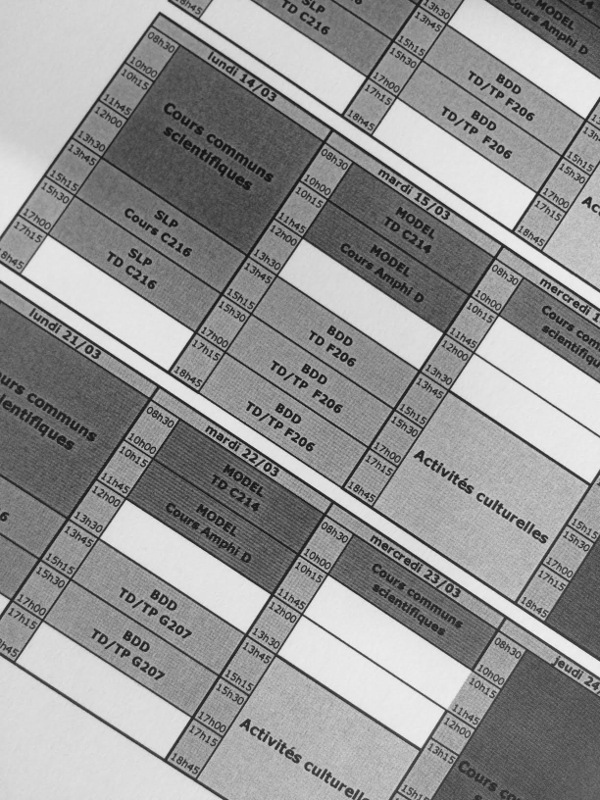
#> input picture Partiel/exo2/feuille1.png, 600 x 800 px
$ python exo2_q3.py   (Python 2 division)   (older library calls are emulated)
#> lines starting #> are read from the running program, lines starting #| are printed output that depends on the picture
### common/strel.py
__author__ = 'chaussard'

import numpy as np
from operator import itemgetter
import math

#Fonction permettant de construire un element structurant
#Il faut choisir le type (disque, carre, diamant, ligne)
#Puis le parametre de taille et, dans le cas de la ligne, le parametre d'angle
#L'element structurant est donne sous forme de liste de coordonnees
def build_as_list(type, size, angle):
    if (type  == 'disque'):
        Strel = [] #Le resultat sera une liste de coordonnees
        #On parcourt tous les pixels entre -size et size pour tester si le disque passerait par le pixel : si oui, on l'allume
        for x in range(-((np.int)(size))-1,((np.int)(size))+2):
            for y in range(-((np.int)(size))-1,((np.int)(size))+2):
                if( (abs(x)-0.5)*(abs(x)-0.5) + (abs(y)-0.5)*(abs(y)-0.5) <= size*size ):
                    Strel.append((y,x))

    elif (type == 'carre'):
        #On place dans le resultat toutes les coordonnees entre -size et size inclus
        Strel = [(y,x) for x in range(-size, size+1) for y in range(-size, size+1)]

    elif (type == 'diamant'):
        #On parcourt ligne par ligne pour ajouter les segments qu'il faut
        Strel = [(i,j) for i in range(-size,size+1) for j in range(-size+abs(i), size-abs(i)+1)]


    elif (type == 'ligne'):
        Strel = []
        #Une ligne
        d=size
        a=angle

        #On place l'angle dans un intervalle entre 90 et -90
        while (a > 90):
            a = a - 180
        while (a < -90):
            a = a + 180
        #Si l'angle est superieur a 45deg, on retire 90def et on tournera le resultat obtenu...
        rot=0
        if (a>45):
            a = a-90
            rot=1
        elif (a<-45):
            a = a+90
            rot=3;
        #Conversion de l'angle en radian
        a=a*math.pi/180
        #Petite conversion pour ramener l'angle par rapport au coin inferieur gauche de l'ecran
        a=-a

        #Calcul de la taille de l'element structurant en fonction de d
        lx = int(math.ceil(d/math.sqrt(1+math.tan(a)*math.tan(a))))
        if(lx==0):
            lx = 1
        ly = int(math.ceil(d*math.tan(abs(a))/math.sqrt(1+math.tan(a)*math.tan(a))))
        if(ly==0):
            ly = 1

        #Allocation du resultat
        Strel = []

        #Algo de Bresenham
        for x in range(-lx,lx+1):
            y = math.tan(a)*x;
            Strel.append((int(round(y)), x))

        #Si nous devons tourner le resultat...
        if(rot>0):
            #La rotation s'effectue avec une transposee puis un flip horizontal
            for i in range(0, len(Strel)):
                Strel[i] = (-Strel[i][1], Strel[i][0])

    else:
        assert(False), type+" n'est pas un nom d'element structurant valide pour cette fonction."


    return Strel


#Fonction permettant de construire un element structurant
#Il faut choisir le type (disque, carre, diamant, ligne)
#Puis le parametre de taille et, dans le cas de la ligne, le parametre d'angle
#L'element structurant est donne sous forme d'une image
def build(type, size, angle=0):
	return toImage(build_as_list(type, size, angle))


#Fonction permettant de construire une image a partir d'une liste de points d'un element structurant
def toImage(Strel):
    if len(Strel) == 0:
        assert (False), "L element structurant donne en parametre est vide (trop petit)."

    #On recupere les plus grandes et petites coordonnees de l'element structurant
    max_i = max(Strel, key=itemgetter(0))[0]
    min_i = min(Strel, key=itemgetter(0))[0]
    max_j = max(Strel, key=itemgetter(1))[1]
    min_j = min(Strel, key=itemgetter(1))[1]


    #On alloue l'image de sortie
    Im = np.zeros([max_i-min_i+1, max_j-min_j+1, 1], np.uint8)

    for (i,j) in Strel:
        Im[i+abs(min_i), j+abs(min_j)] = 255

    return Im

### common/morpho.py
import cv2
import numpy

def erosion(img, el):
    return cv2.erode(img, el)

def dilatation(img, el):
    return cv2.dilate(img, el)

def gradient(img, el):
    return dilatation(img, el) - erosion(img, el)

def ouverture(img, el):
    return dilatation(erosion(img, el), el)

def fermeture(img, el):
    return erosion(dilatation(img, el), el)

def dilatation_conditionnelle(img, m, el):
    return numpy.minimum(img, dilatation(m, el))

def erosion_conditionnelle(img, m, el):
    return numpy.maximum(img, erosion(m, el))

# [25 lines left out: functions reconstruction_inferieure, reconstruction_superieure, ouverture_reconstruction, not called in this run]

def fermeture_reconstruction(im, el_fe, el_r):
    op = fermeture(im, el_fe)
    return reconstruction_superieure(im, op, el_r)

# [13 lines of commented-out code are left out]

# [26 lines left out: function ligne_des_eaux, not called in this run]

### common/utils.py
import cv2
import numpy as np

def seuil(img, seuil):
    img[img < seuil] = 0
    img[img >= seuil] = 255
    return img

def afficher(im, titre):
    cv2.imshow(titre, im)
    cv2.waitKey(0)


# La fonction de callback de la souris
# Le premier parametre decrit l'evenement de la souris qui a appele la fonction, les deux suivants donnent les coordonnes ou cet evenement a eu lieu, et le quatrieme decrit l'etat de la souris lors de l'evenement (bouton appuye, relache, etc...)
# Ces parametres sont toujours obligatoires pour cette fonction
# Le cinquieme parametre est personnalisable selon les cas
# Ici, c'est une liste avec en premier, l'image que l'on affiche et dont on va changer des couleurs de pixel
# Ensuite, trois valeurs pour specifier de quelle couleur on souhaite colorier les pixels
# Le dernier parametre est une liste de retour qui stockera les coordonnees des pixels cliques
# [28 lines left out: functions click_and_keep, afficher_et_cliquer_image, not called in this run]

### Partiel/exo2_q3.py
import cv2
import numpy
from common import morpho, strel, utils


def seuil_otsu(im):
    var_min = numpy.var(im)*len(im[im>=0])
    best_seuil=0

    for s in range(1, 255):
        #Groupe 1 : pixels <s
        card_G1 = len(im[im<s])
        card_G2 = len(im[im>=s])


        if(card_G1 >0 and card_G2>0):
            var_G1 = numpy.var(im[im<s])
            var_G2 = numpy.var(im[im>=s])


            var_intra = card_G1*var_G1 + card_G2*var_G2

            if(var_intra < var_min):
                var_min = var_intra
                best_seuil = s

    return best_seuil


# Image de base
img = cv2.imread('./exo2/feuille1.png', cv2.IMREAD_COLOR)
#> img is the input picture: shape (800, 600, 3); min 13, max 241, mean 147.8
cv2.imshow('img', img)

el = strel.build('disque', 4)

# image avec seulement le canal 1
img_c1 = img[:, :, 1]
cv2.imshow('img_c1', img_c1)

#On fait une fermeture pour recuperer le fond
ferm = morpho.fermeture(img_c1, el)
#> in dilatation, `return cv2.dilate(img, el)`:
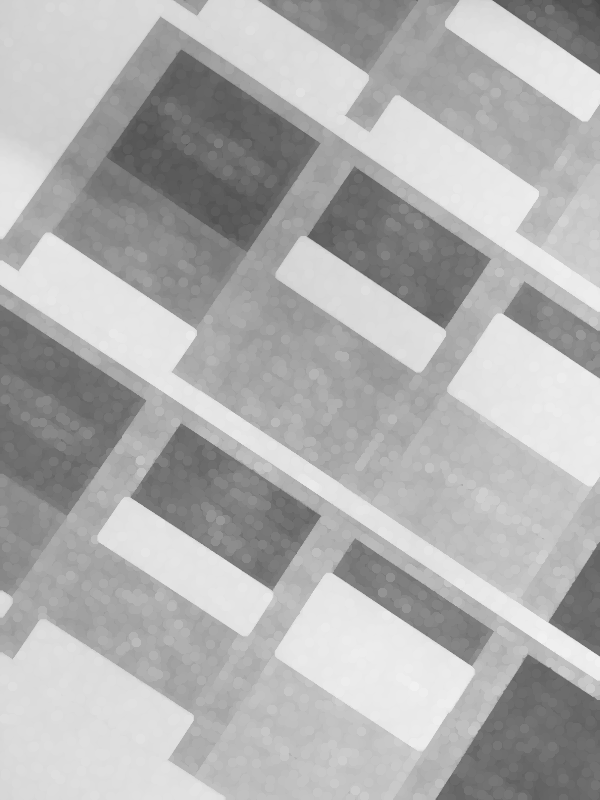
#> returned value: shape (800, 600); min 71, max 241, mean 176.1
#> in erosion, `return cv2.erode(img, el)`:
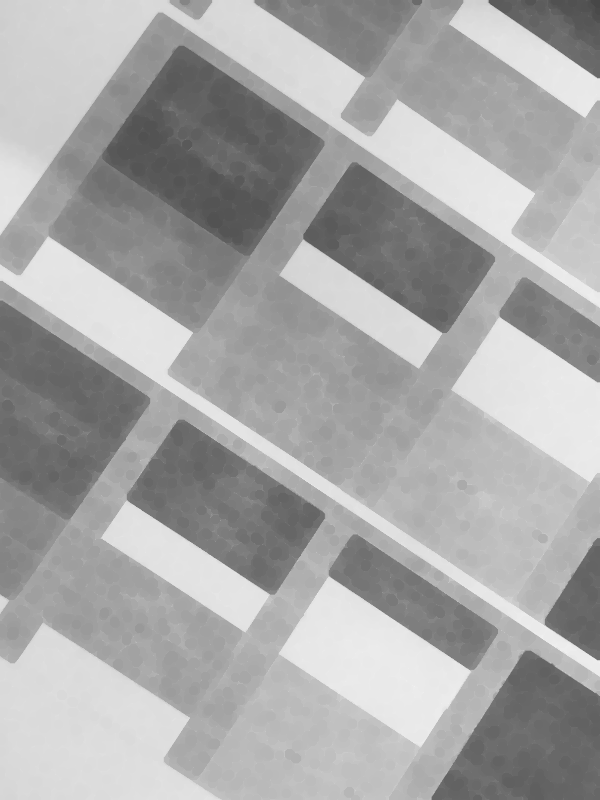
#> returned value: shape (800, 600); min 71, max 241, mean 167.6
cv2.imshow('Fond', ferm)

#On retire le fond de l'image
img_sans_fond = ferm - img_c1
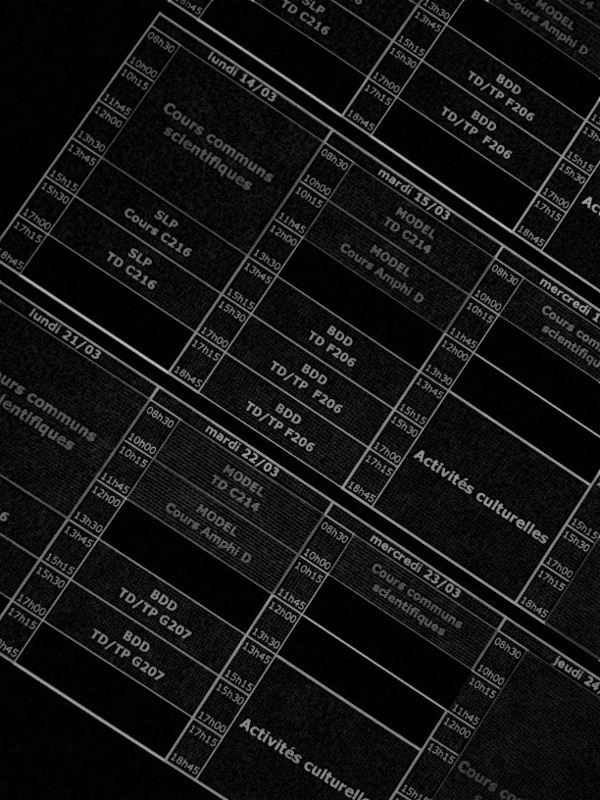
#> img_sans_fond: shape (800, 600); min 0, max 195, mean 19.9
cv2.imshow('img_sans_fond', img_sans_fond)


# On cherche le seuil optimal
seuil_opti = seuil_otsu(img_sans_fond)
#> in seuil_otsu, `var_min = numpy.var(im)*len(im[im>=0])`: var_min = 465104140.8
#> the loop in seuil_otsu, `for s in range(1, 255):` made 254 passes
#> (card_G1, card_G2, var_G1, var_G2, var_intra, var_min) on passes 1 to 12: (65810, 414190, 0, 1050.3, 435042335.2, 435042335.2), (111179, 368821, 0.242, 1112.6, 410391090.8, 410391090.8), (147673, 332327, 0.653, 1166.3, 387681773.7, 387681773.7), (170345, 309655, 1.12, 1201.3, 372177844.1, 372177844.1), (186240, 293760, 1.69, 1227.2, 360822485.9, 360822485.9), (200092, 279908, 2.43, 1251.2, 350716759.6, 350716759.6), (213508, 266492, 3.42, 1275.9, 340759744.9, 340759744.9), (227260, 252740, 4.71, 1302.7, 330324109.1, 330324109.1), (240857, 239143, 6.25, 1330.6, 319697707.7, 319697707.7), (254643, 225357, 8.07, 1359.9, 308513060.6, 308513060.6), (267942, 212058, 10.07, 1388.9, 297227377.5, 297227377.5), (280874, 199126, 12.27, 1417.4, 285682885.4, 285682885.4)
#> (card_G1, card_G2, var_G1, var_G2, var_intra) on passes 54 to 59: (423455, 56545, 112.2, 772.4, 91194370), (424152, 55848, 115.3, 759.5, 91304137.7), (424845, 55155, 118.4, 746.9, 91498546.5), (425548, 54452, 121.7, 734.3, 91782870.3), (426227, 53773, 125.1, 722.2, 92142699.1), (426913, 53087, 128.6, 710.3, 92593492.9)
#> after the loop in seuil_otsu, `for s in range(1, 255):`: best_seuil = 53; var_min = 91169625.3
#> seuil_opti = 53

#On applique un seuil pour faire ressortir le texte
img_seuil = utils.seuil(img_sans_fond, seuil_opti)
#> in seuil, `img[img < seuil] = 0`:
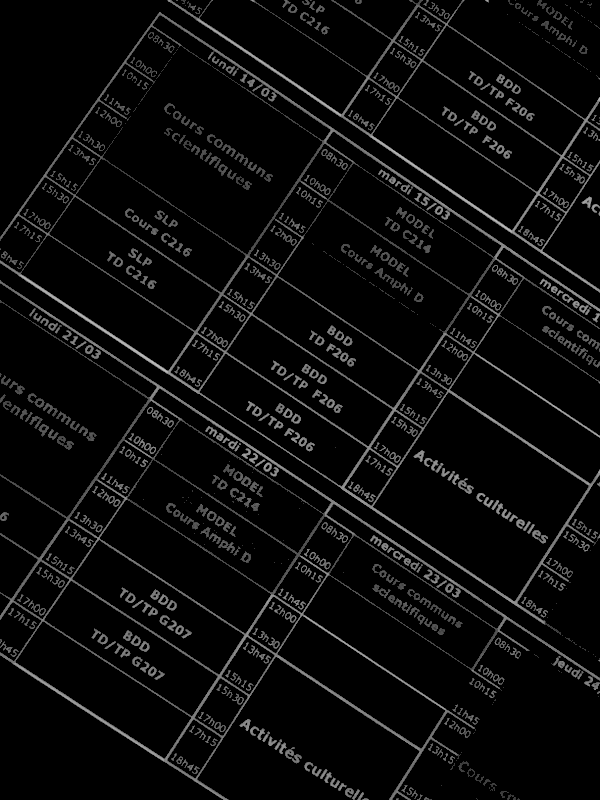
#> img: shape (800, 600); min 0, max 195, mean 11.4
#> in seuil, `img[img >= seuil] = 255`:
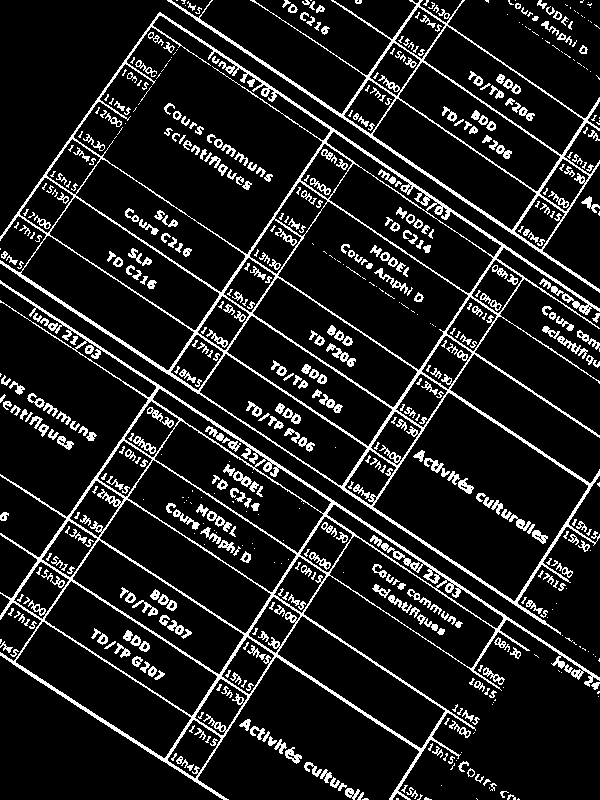
#> img: shape (800, 600); 11.9% white in thin lines or dots
cv2.imshow('img_seuil', img_seuil)

el = strel.build('ligne', 40, -90)
max = numpy.sum(morpho.ouverture(img_seuil, el))
#> in erosion (call 2), `return cv2.erode(img, el)`: returned value: shape (800, 600); every value is 0
#> max = 0
angle = -90
for a in range (-90, 90, 1):
    el = strel.build('ligne', 40, a)
    g = morpho.ouverture(img_seuil, el)
    if (numpy.sum(g) > max) :
        max = numpy.sum(g)
        angle = a
#> this loop made 180 passes
#> max on passes 54 to 57: 53805, 391425, 2702745, 4513755
#> after the loop, angle = -34; max = 4513755

print "Angle :", angle
#| Angle : -34

cv2.waitKey(0)

$ run again, with Partiel/exo2/feuille2.png copied over Partiel/exo2/feuille1.png
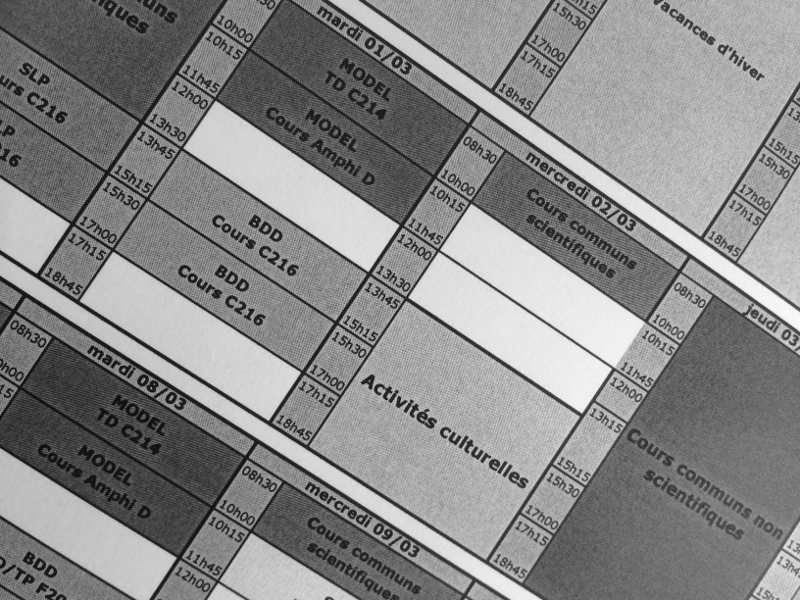
#> input picture Partiel/exo2/feuille2.png, 800 x 600 px
#> img is the input picture: shape (600, 800, 3); min 9, max 250, mean 135.7
#> `img_sans_fond = ferm - img_c1`:
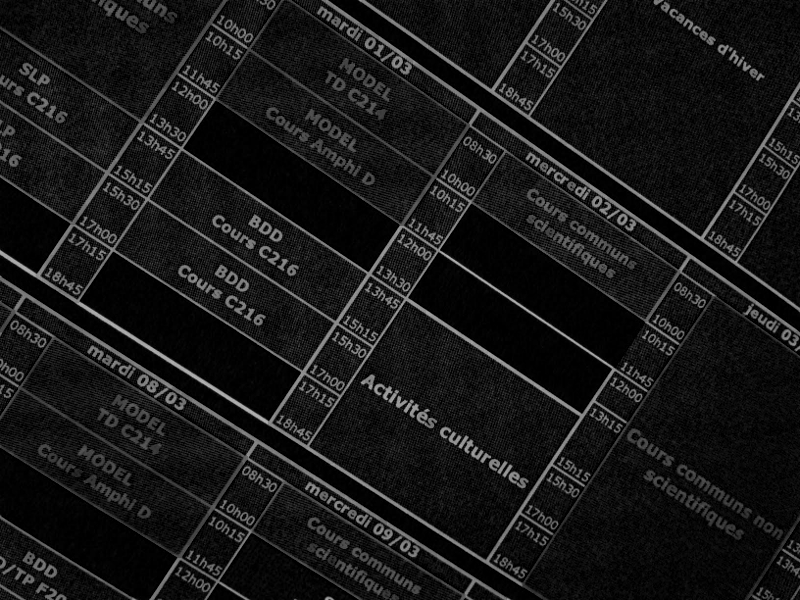
#> img_sans_fond: shape (600, 800); min 0, max 181, mean 23.6
#> in seuil_otsu, `var_min = numpy.var(im)*len(im[im>=0])`: var_min = 473811260.4
#> the loop in seuil_otsu, `for s in range(1, 255):` made 254 passes
#> (card_G1, card_G2, var_G1, var_G2, var_intra, var_min) on passes 1 to 8: (49306, 430694, 0, 1028.9, 443127310.2, 443127310.2), (75119, 404881, 0.226, 1050.9, 425518825, 425518825), (99406, 380594, 0.677, 1072.3, 408169544.6, 408169544.6), (118068, 361932, 1.24, 1089.2, 394356785.2, 394356785.2), (132780, 347220, 1.93, 1103.2, 383304647.5, 383304647.5), (145541, 334459, 2.79, 1116.1, 373708397.2, 373708397.2), (157800, 322200, 3.87, 1129.5, 364528962, 364528962), (170227, 309773, 5.23, 1143.9, 355253305.4, 355253305.4)
#> after the loop in seuil_otsu, `for s in range(1, 255):`: best_seuil = 57; var_min = 110564583.2
#> seuil_opti = 57
#> in seuil, `img[img >= seuil] = 255`:
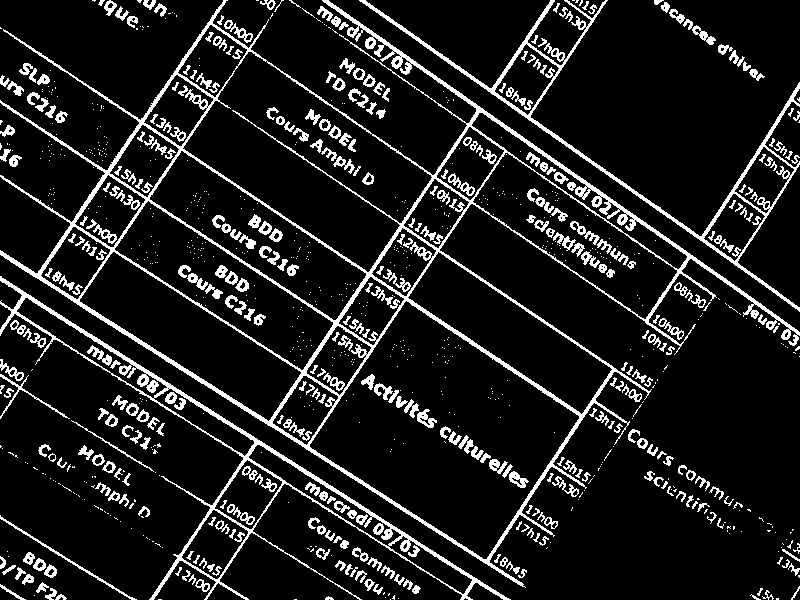
#> img: shape (600, 800); 11.7% white in thin lines or dots
#> `max = numpy.sum(morpho.ouverture(img_seuil, el))`: max = 0
#> the loop `for a in range (-90, 90, 1):` made 180 passes
#> max on passes 51 to 57: 27540, 69105, 142800, 1099050, 1311720, 2895270, 3818625
#> after the loop `for a in range (-90, 90, 1):`: angle = -34; max = 3818625
#| Angle : -34

$ run again, with Partiel/exo2/feuille3.png copied over Partiel/exo2/feuille1.png
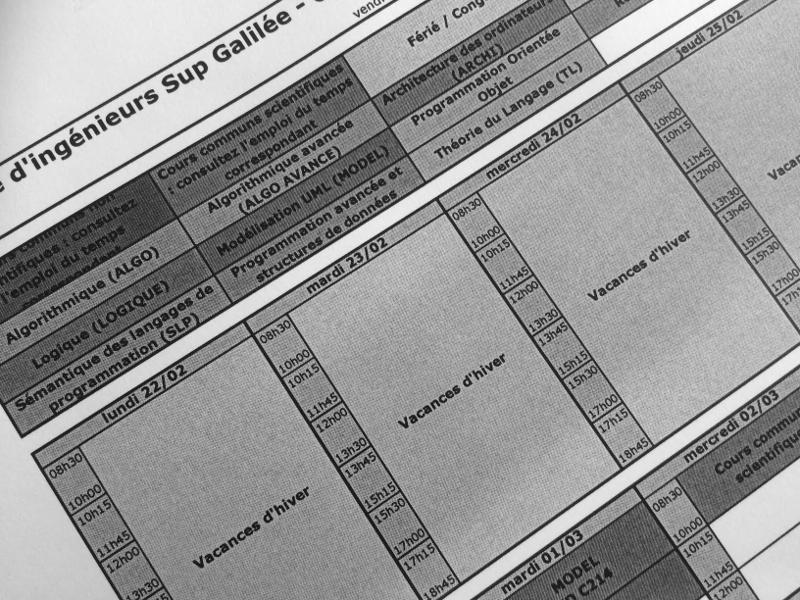
#> input picture Partiel/exo2/feuille3.png, 800 x 600 px
#> img is the input picture: shape (600, 800, 3); min 10, max 250, mean 148.8
#> `img_sans_fond = ferm - img_c1`:
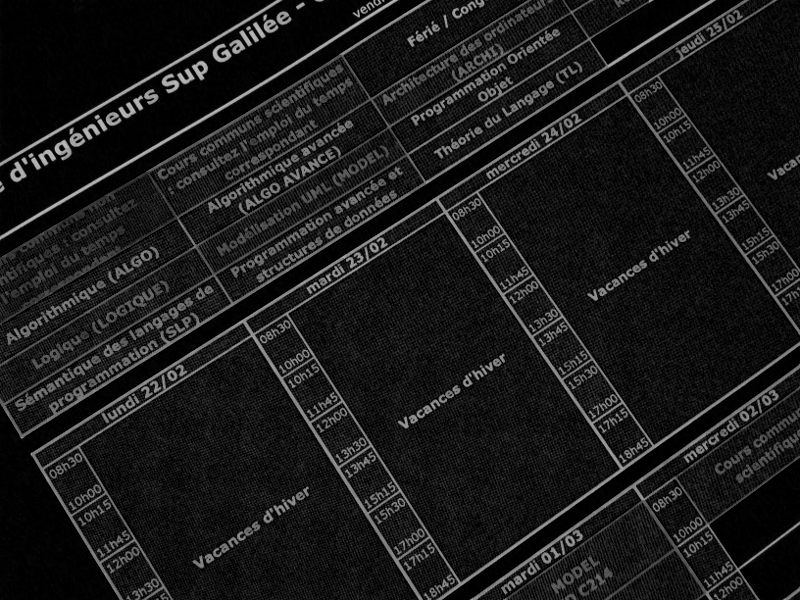
#> img_sans_fond: shape (600, 800); min 0, max 192, mean 26.5
#> in seuil_otsu, `var_min = numpy.var(im)*len(im[im>=0])`: var_min = 569551825
#> the loop in seuil_otsu, `for s in range(1, 255):` made 254 passes
#> (card_G1, card_G2, var_G1, var_G2, var_intra, var_min) on passes 1 to 8: (48273, 431727, 0, 1232.2, 531991446.5, 531991446.5), (74503, 405497, 0.228, 1256.4, 509464370.4, 509464370.4), (98632, 381368, 0.674, 1278.3, 487563615.6, 487563615.6), (115823, 364177, 1.21, 1293.8, 471326053.4, 471326053.4), (128238, 351762, 1.84, 1305.5, 459447407.5, 459447407.5), (138473, 341527, 2.6, 1315.7, 449702110.6, 449702110.6), (148221, 331779, 3.6, 1326.2, 440531070.1, 440531070.1), (157898, 322102, 4.86, 1337.4, 431545616.8, 431545616.8)
#> after the loop in seuil_otsu, `for s in range(1, 255):`: best_seuil = 61; var_min = 126571652.1
#> seuil_opti = 61
#> in seuil, `img[img >= seuil] = 255`:
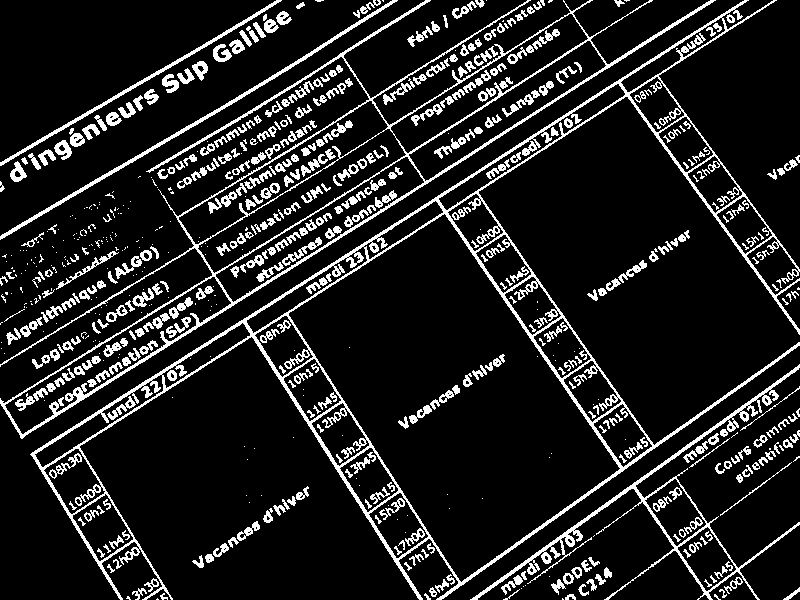
#> img: shape (600, 800); 12.7% white in thin lines or dots
#> `max = numpy.sum(morpho.ouverture(img_seuil, el))`: max = 0
#> the loop `for a in range (-90, 90, 1):` made 180 passes
#> max on passes 29 to 35: 29325, 56865, 223635, 535245, 797385, 1122255, 1142910
#> after the loop `for a in range (-90, 90, 1):`: angle = 32; max = 3388440
#| Angle : 32
